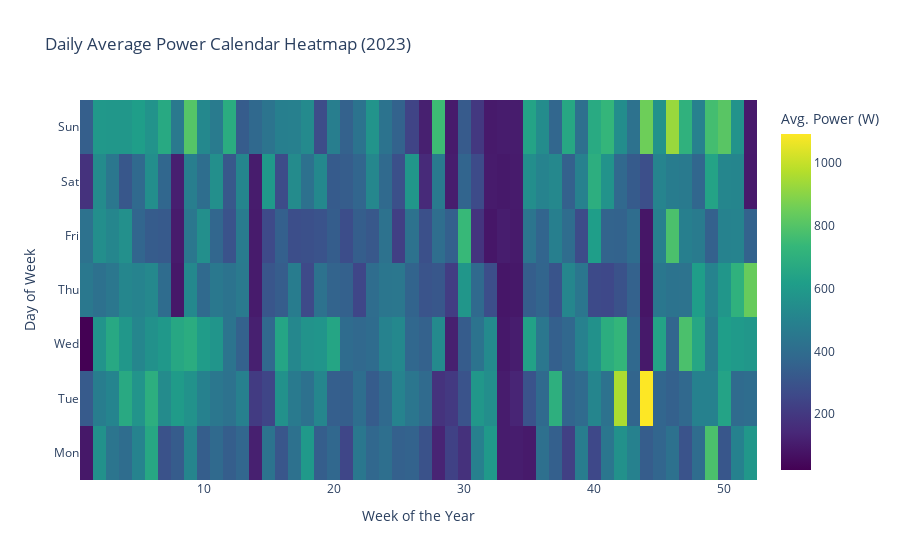

Source (notebook cell):
### Code cell
import polars as pl
import plotly.graph_objects as go

# --- Data Preparation ---
# Extract time-based features needed for the calendar
calendar_data = q05.filter(pl.col("timestamp").dt.year() == 2023).with_columns(
    weekday=pl.col("timestamp").dt.weekday(),  # Monday=1, Sunday=7
    week_of_year=pl.col("timestamp").dt.week(),
    hover_text=pl.concat_str(
        [
            pl.col("timestamp").dt.strftime("%A, %b %d"),
            pl.lit("<br>Power: "),
            pl.col("average_power_in_watt").round(0).cast(pl.Utf8),
            pl.lit(" W"),
        ]
    ),
)

# --- Create the Plotly Figure ---
fig = go.Figure(
    data=go.Heatmap(
        x=calendar_data["week_of_year"],
        y=calendar_data["weekday"],
        z=calendar_data["average_power_in_watt"],
        text=calendar_data["hover_text"],
        hoverinfo="text",
        colorscale="Viridis",
        showscale=True,
        colorbar={"title": "Avg. Power (W)"},
    )
)

# --- Customize the Layout ---
fig.update_layout(
    title="Daily Average Power Calendar Heatmap (2023)",
    yaxis=dict(
        tickvals=[1, 2, 3, 4, 5, 6, 7],
        ticktext=["Mon", "Tue", "Wed", "Thu", "Fri", "Sat", "Sun"],
        title="Day of Week",
    ),
    xaxis_title="Week of the Year",
    plot_bgcolor="white",
)
fig.show()

### Figure 1 — Plotly figure (JSON) as saved in the notebook; plotly's stock layout.template omitted (floating-point values rounded to 4 significant figures; data arrays with more than 128 entries replaced by an {"elided": "..."} marker saying what was removed)
{"data": [{"colorbar": {"title": {"text": "Avg. Power (W)"}}, "colorscale": [[0, "#440154"], [0.1111, "#482878"], [0.2222, "#3e4989"], [0.3333, "#31688e"], [0.4444, "#26828e"], [0.5556, "#1f9e89"], [0.6667, "#35b779"], [0.7778, "#6ece58"], [0.8889, "#b5de2b"], [1, "#fde725"]], "hoverinfo": "text", "showscale": true, "text": {"elided": "365 str values"}, "type": "heatmap", "x": {"elided": "365 int values"}, "y": {"elided": "365 int values"}, "z": {"elided": "365 float values"}}], "layout": {"plot_bgcolor": "white", "title": {"text": "Daily Average Power Calendar Heatmap (2023)"}, "xaxis": {"title": {"text": "Week of the Year"}}, "yaxis": {"ticktext": ["Mon", "Tue", "Wed", "Thu", "Fri", "Sat", "Sun"], "tickvals": [1, 2, 3, 4, 5, 6, 7], "title": {"text": "Day of Week"}}}}
